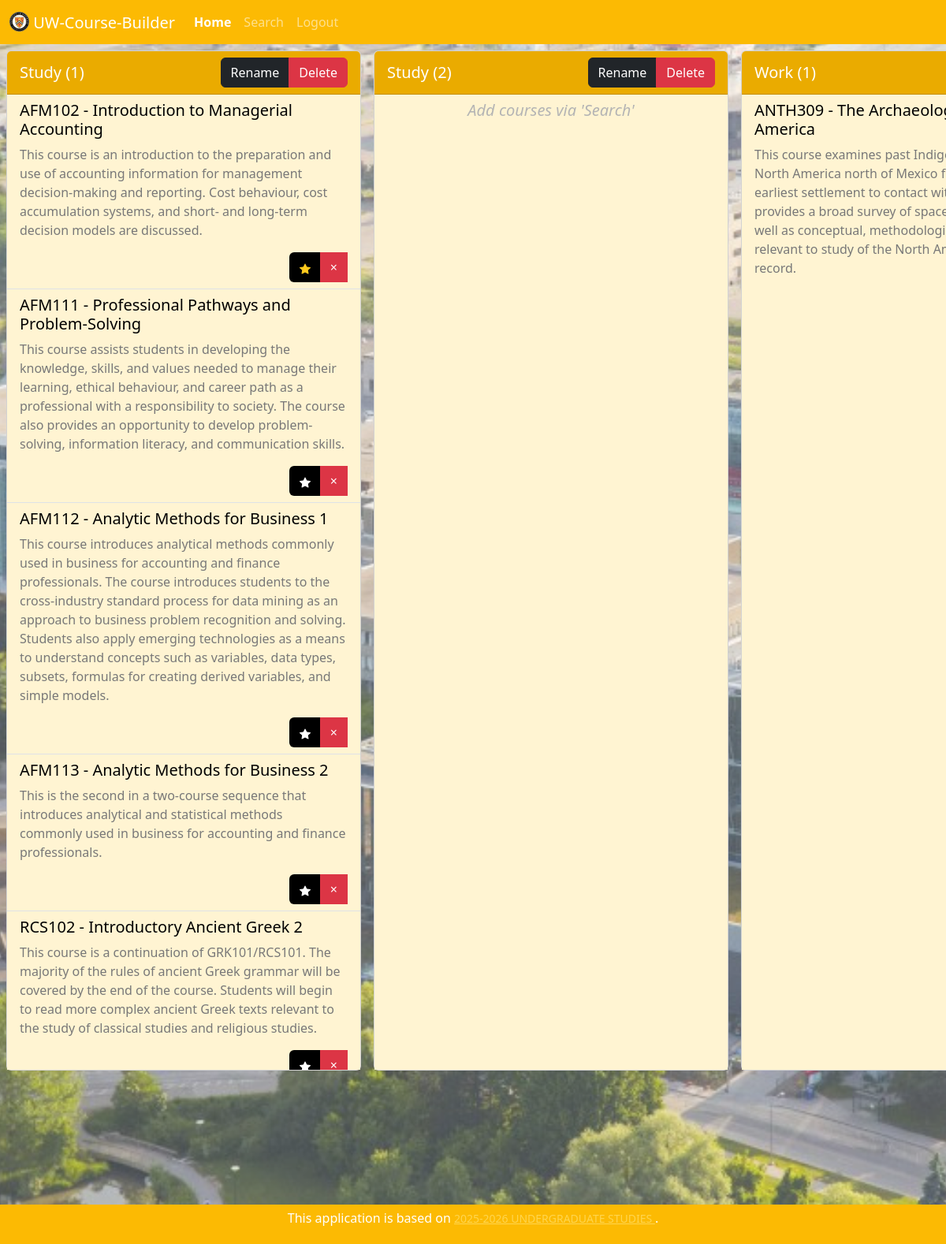
Page / (signed in) on the earlier database version.
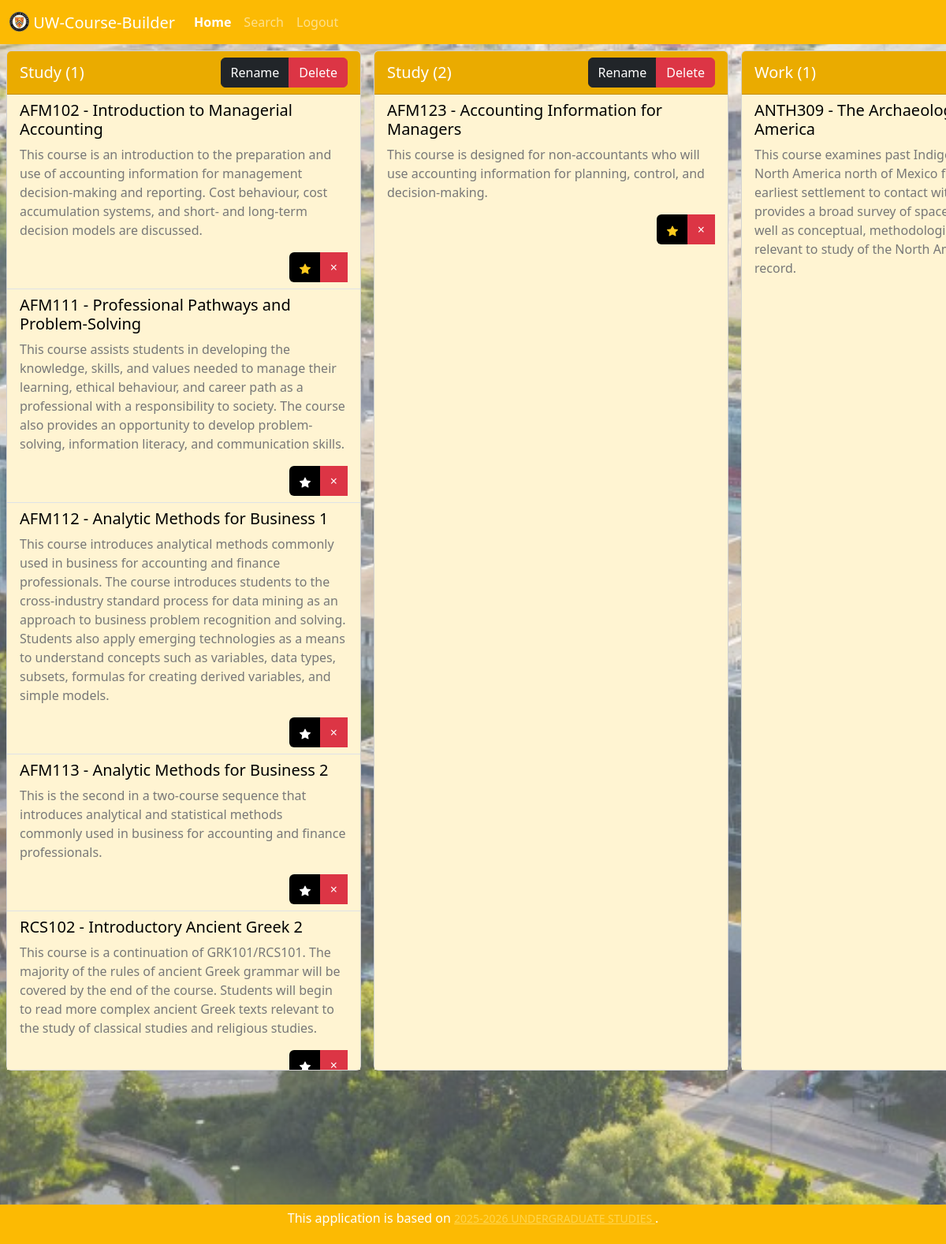
Same page on the later database version.
### website/models.py (models this page shows, shortened)
class Term(db.Model):
    id = db.Column(db.Integer, primary_key=True)
    name = db.Column(db.String(20), nullable=False, default="Term")
    user_id = db.Column(db.Integer, db.ForeignKey('user.id'))
    courses = db.relationship('Course', secondary=added, backref='terms')

@whooshee.register_model('title', 'description')
class Course(db.Model):
    id = db.Column(db.Integer, primary_key=True)
    title = db.Column(db.String(50), unique=True, nullable=False)
    description = db.Column(db.Text, default="No description found.")
    body = db.Column(db.Text, default="No body found.")

### website/views.py (the view, shortened to what this page needs)
@views.route('/', methods=['GET', 'POST'])
@login_required
def home():
    return render_template("home.html", user=current_user)

### website/__init__.py (called while the page is built)
def create_app():
    app = Flask(__name__)
    app.config['SECRET_KEY'] = 'UWATERLOO'
    app.config['SQLALCHEMY_DATABASE_URI'] = f'sqlite:///{DB_NAME}'
    app.config['WHOOSHEE_DIR'] = 'whooshee' # Stores index on server
    app.jinja_env.filters['htmlfy'] = filters.htmlfy
    db.init_app(app)
    whooshee.init_app(app)
    from .views import views
    from .auth import auth
    app.register_blueprint(views, url_prefix='/')
    app.register_blueprint(auth, url_prefix='/')
    from .models import User
    create_database(app)
    from flask_migrate import Migrate
    migrate= Migrate(app, db)
    login_manager = LoginManager()
    login_manager.login_view = 'auth.login'
    login_manager.init_app(app)
    @login_manager.user_loader
    def load_user(id):
        return User.query.get(int(id))
    return app

### website/filters.py (called while the page is built)
def htmlfy(text):
    li = []
    retval = ""
    tlen = len(text)
    i = 0
    while i < tlen:
        if text[i] == "[" and i < (tlen-2) and text[i+1] == "[":
            i += 2
            heading = ""
            while not (i >= tlen or (text[i] == "]" and i < (tlen-1) and text[i+1] == "]")):
                heading += text[i]
                i += 1
            i += 2
            body = ""
            while i < tlen and not (text[i] == "[" and i < (tlen-2) and text[i+1] == "["):
                body += text[i]
                i += 1
            heading.strip()
            body.strip()
            li.append((heading, body))
        else:
            i += 1
    for heading, body in li:
        retval += "<h4 style=\"color: #fcba03\">" + heading + "</h4>"
        retval += htmlfy_body(body)
    return retval

### website/templates/home.html (shortened to what this page needs)
{% from "macros.html" import confirm_del, add_star, view_course %} {% extends
"base.html" %}  {% block title %} Home {% endblock %} {% block body %}
<div class="main-content" style="padding-bottom: 70px">
  <div class="d-flex flex-nowrap" style="overflow-x: auto">
    {% for term in user.terms %}
    <div class="card m-2 flex-shrink-0" style="width: 450px; height: 82vh">
      <div
        class="card-header d-flex align-items-center"
        style="background-color: #eaab00"
      >
        <h5 class="card-title placeholder-glow mb-0 mt-0" style="color: white">
          {{ term.name }}
        </h5>
        <div class="btn-group ms-auto" role="group">
          <button
            type="button"
            class="btn btn-dark"
            data-bs-toggle="modal"
            data-bs-target="#rename{{term.id}}"
            aria-label="Rename term"
          >
            Rename
          </button>
          <button
            type="button"
            class="btn btn-danger"
            data-bs-toggle="modal"
            data-bs-target="#delete{{term.id}}"
            aria-label="Delete term"
          >
            Delete
          </button>
        </div>
      </div>
      <div
        class="card-body p-0"
        style="overflow-y: auto; background-color: #fff4d2"
      >
        <ul class="list-group list-group-flush">
          {% if not term.courses %}
          <h5
            class="card-title m-2"
            style="color: rgb(180, 180, 180); text-align: center"
          >
            <em> Add courses via 'Search' </em>
          </h5>
          {% endif %} {% for course in term.courses %}
          <li class="list-group-item" style="background-color: #fff4d2">
            <h5
              class="card-title course-title"
              data-course-id="{{course.id}}"
              style="color: black"
            >
              {{ course.title }}
            </h5>
            <p class="card-text" style="color: #787878">
              {{ course.description }}
            </p>
            <div class="d-flex justify-content-end">
              <div class="btn-group" role="group">
                {% if course in user.courses %} {{ add_star("starred",
                course.id) }} {% else %} {{ add_star("notstarred", course.id) }}
                {% endif %}
                <button
                  type="button"
                  class="btn btn-danger"
                  data-bs-toggle="modal"
                  data-bs-target="#removecourse{{course.id}}_{{term.id}}"
                  aria-label="Remove course"
                >
                  <span aria-hidden="true">&times;</span>
                </button>
              </div>
            </div>
          </li>
          {% endfor %}
        </ul>
      </div>
    </div>
    {% endfor %}
  </div>
</div>
{% endblock %}

### website/templates/macros.html (shortened to what this page needs)
 {% macro add_star(class, course_id) %}
<button
  type="button"
  class="btn star"
  data-item-id="{{ course_id }}"
  style="background-color: #000000"
>
  <svg
    xmlns="http://www.w3.org/2000/svg"
    width="14"
    height="14"
    class="bi bi-star-fill {{ class }}"
    viewBox="0 0 16 16"
  >
    <path
      d="M3.612 15.443c-.386.198-.824-.149-.746-.592l.83-4.73L.173 6.765c-.329-.314-.158-.888.283-.95l4.898-.696L7.538.792c.197-.39.73-.39.927 0l2.184 4.327 4.898.696c.441.062.612.636.282.95l-3.522 3.356.83 4.73c.078.443-.36.79-.746.592L8 13.187l-4.389 2.256z"
    />
  </svg>
</button>
{% endmacro %}

### website/templates/base.html (shortened to what this page needs)
<!DOCTYPE html>
<html>
  <head>
    <link
      href="https://cdn.jsdelivr.net/npm/bootstrap@5.3.6/dist/css/bootstrap.min.css"
      rel="stylesheet"
    />
    <link
      rel="stylesheet"
      href="https://stackpath.bootstrapcdn.com/font-awesome/4.7.0/css/font-awesome.min.css"
    />
    <link rel="stylesheet" href="{{ url_for('static', filename='sheet.css') }}">
  </head>
  <body>
    <nav
      class="navbar navbar-expand-lg"
      style="background-color: #fcba03"
      data-bs-theme="dark"
    >
      <div class="container-fluid">
        <span class="navbar-brand mb-0 h1">
          <img
            src="{{ url_for('static', filename='logo.png') }}"
            alt="Logo"
            width="25"
            height="25"
            class="d-inline-block align-text-top"
          />
          UW-Course-Builder
        </span>
        <div class="collapse navbar-collapse" id="navbarNavAltMarkup">
          <div class="navbar-nav">
            {% if user.is_authenticated %}
            <a class="nav-link current-home" href="/">Home</a>
            <a class="nav-link current-search" href="/search">Search</a>
            <a class="nav-link" href="/logout">Logout</a>
            {% else %}
            <a class="nav-link" href="/login">Login</a>
            <a class="nav-link" href="/signup">Sign Up</a>
            {% endif %}
          </div>
        </div>
      </div>
    </nav>
     {% block body %} {%
    endblock %}
    <div
      class="fixed-bottom container-fluid"
      style="background-color: #fcba03; height: 50px"
    >
      <h6 class="text-center mt-2" style="color: white">
        This application is based on
        <a
          href="https://uwaterloo.ca/academic-calendar/undergraduate-studies/catalog#/courses"
          target="_blank"
          rel="noopener noreferrer"
          style="color: #ffd54f"
        >
          <small> 2025-2026 UNDERGRADUATE STUDIES </small>
        </a>
        .
      </h6>
    </div>
  </body>
</html>

### website/static/sheet.css (style rules this page uses)
body { background-image: url("bg.png"); background-size: cover; background-position: center; background-repeat: no-repeat; min-height: 100vh; }
.starred { fill: #ffca1d }
.notstarred { fill: white }

### website/templates/home.html (style rules this page uses)
.current-home { color: white; font-weight: bold; }

Differences in the rows shown:
changed Term "Study (2)": gains Course (title "AFM123 - Accounting Information for Managers", description "This course is designed for non-accountants who will use accounting information for planning, control, and decision-making."); no longer shows "Add courses via 'Search'"
